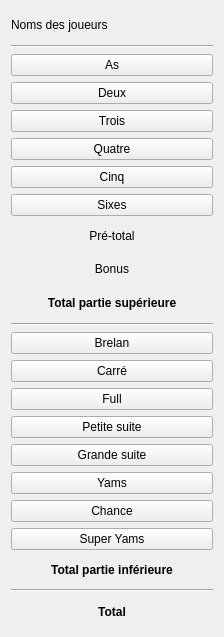
<?xml version="1.0" encoding="UTF-8"?>
<ui version="4.0">
 <class>QPlayerGridsWidget</class>
 <widget class="QWidget" name="QPlayerGridsWidget">
  <property name="enabled">
   <bool>true</bool>
  </property>
  <property name="geometry">
   <rect>
    <x>0</x>
    <y>0</y>
    <width>224</width>
    <height>637</height>
   </rect>
  </property>
  <property name="windowTitle">
   <string>QPlayerGridsWidget</string>
  </property>
  <layout class="QHBoxLayout" name="horizontalLayout">
   <item>
    <layout class="QVBoxLayout" name="verticalLayout">
     <item>
      <widget class="QLabel" name="lnlPlayerName">
       <property name="text">
        <string>Noms des joueurs</string>
       </property>
      </widget>
     </item>
     <item>
      <widget class="Line" name="line_3">
       <property name="orientation">
        <enum>Qt::Horizontal</enum>
       </property>
      </widget>
     </item>
     <item>
      <widget class="QPushButton" name="btnAces">
       <property name="text">
        <string>As</string>
       </property>
      </widget>
     </item>
     <item>
      <widget class="QPushButton" name="btnTwos">
       <property name="text">
        <string>Deux</string>
       </property>
      </widget>
     </item>
     <item>
      <widget class="QPushButton" name="btnThrees">
       <property name="text">
        <string>Trois</string>
       </property>
      </widget>
     </item>
     <item>
      <widget class="QPushButton" name="btnFours">
       <property name="text">
        <string>Quatre</string>
       </property>
      </widget>
     </item>
     <item>
      <widget class="QPushButton" name="btnFives">
       <property name="text">
        <string>Cinq</string>
       </property>
      </widget>
     </item>
     <item>
      <widget class="QPushButton" name="btnSixes">
       <property name="text">
        <string>Sixes</string>
       </property>
      </widget>
     </item>
     <item>
      <widget class="QLabel" name="lblPreTotal">
       <property name="text">
        <string>Pré-total</string>
       </property>
       <property name="alignment">
        <set>Qt::AlignCenter</set>
       </property>
      </widget>
     </item>
     <item>
      <widget class="QLabel" name="lblBonus">
       <property name="text">
        <string>Bonus</string>
       </property>
       <property name="alignment">
        <set>Qt::AlignCenter</set>
       </property>
      </widget>
     </item>
     <item>
      <widget class="QLabel" name="lblSupTotal">
       <property name="font">
        <font>
         <weight>75</weight>
         <bold>true</bold>
        </font>
       </property>
       <property name="text">
        <string>Total partie supérieure</string>
       </property>
       <property name="alignment">
        <set>Qt::AlignCenter</set>
       </property>
      </widget>
     </item>
     <item>
      <widget class="Line" name="line">
       <property name="orientation">
        <enum>Qt::Horizontal</enum>
       </property>
      </widget>
     </item>
     <item>
      <widget class="QPushButton" name="btnBrelan">
       <property name="text">
        <string>Brelan</string>
       </property>
      </widget>
     </item>
     <item>
      <widget class="QPushButton" name="btnCarre">
       <property name="text">
        <string>Carré</string>
       </property>
      </widget>
     </item>
     <item>
      <widget class="QPushButton" name="btnFull">
       <property name="text">
        <string>Full</string>
       </property>
      </widget>
     </item>
     <item>
      <widget class="QPushButton" name="btnSmallStraight">
       <property name="text">
        <string>Petite suite</string>
       </property>
      </widget>
     </item>
     <item>
      <widget class="QPushButton" name="btnLargeStraight">
       <property name="text">
        <string>Grande suite</string>
       </property>
      </widget>
     </item>
     <item>
      <widget class="QPushButton" name="btnYams">
       <property name="text">
        <string>Yams</string>
       </property>
      </widget>
     </item>
     <item>
      <widget class="QPushButton" name="btnChance">
       <property name="text">
        <string>Chance</string>
       </property>
      </widget>
     </item>
     <item>
      <widget class="QPushButton" name="btnSuperYams">
       <property name="text">
        <string>Super Yams</string>
       </property>
      </widget>
     </item>
     <item>
      <widget class="QLabel" name="lblInfTotal">
       <property name="font">
        <font>
         <weight>75</weight>
         <bold>true</bold>
        </font>
       </property>
       <property name="text">
        <string>Total partie inférieure</string>
       </property>
       <property name="alignment">
        <set>Qt::AlignCenter</set>
       </property>
      </widget>
     </item>
     <item>
      <widget class="Line" name="line_2">
       <property name="orientation">
        <enum>Qt::Horizontal</enum>
       </property>
      </widget>
     </item>
     <item>
      <widget class="QLabel" name="lblTotal">
       <property name="font">
        <font>
         <weight>75</weight>
         <bold>true</bold>
        </font>
       </property>
       <property name="text">
        <string>Total</string>
       </property>
       <property name="alignment">
        <set>Qt::AlignCenter</set>
       </property>
      </widget>
     </item>
    </layout>
   </item>
  </layout>
 </widget>
 <layoutdefault spacing="6" margin="11"/>
 <resources/>
 <connections/>
</ui>
